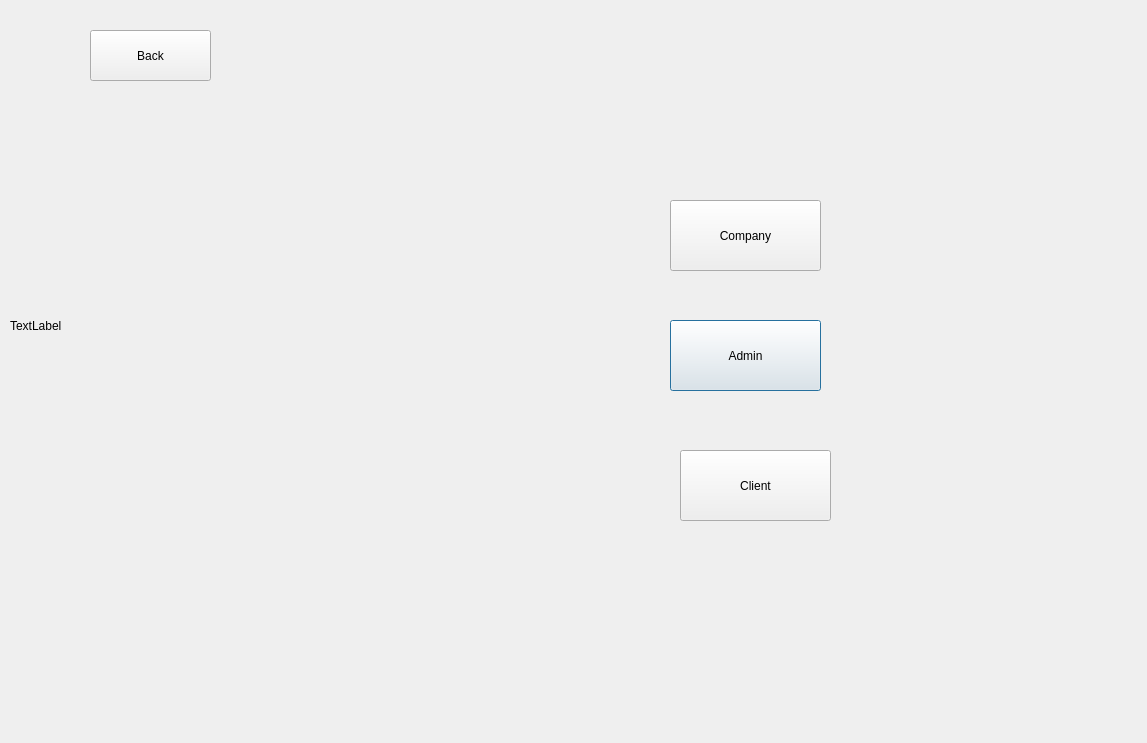
<?xml version="1.0" encoding="UTF-8"?>
<ui version="4.0">
 <class>SignInWindow</class>
 <widget class="QDialog" name="SignInWindow">
  <property name="geometry">
   <rect>
    <x>0</x>
    <y>0</y>
    <width>1147</width>
    <height>743</height>
   </rect>
  </property>
  <property name="windowTitle">
   <string>Dialog</string>
  </property>
  <widget class="QPushButton" name="AdminButton">
   <property name="geometry">
    <rect>
     <x>670</x>
     <y>320</y>
     <width>151</width>
     <height>71</height>
    </rect>
   </property>
   <property name="text">
    <string>Admin</string>
   </property>
  </widget>
  <widget class="QPushButton" name="CompanyButton">
   <property name="geometry">
    <rect>
     <x>670</x>
     <y>200</y>
     <width>151</width>
     <height>71</height>
    </rect>
   </property>
   <property name="text">
    <string>Company</string>
   </property>
  </widget>
  <widget class="QPushButton" name="ClientButton">
   <property name="geometry">
    <rect>
     <x>680</x>
     <y>450</y>
     <width>151</width>
     <height>71</height>
    </rect>
   </property>
   <property name="text">
    <string>Client</string>
   </property>
  </widget>
  <widget class="QLabel" name="label_circle">
   <property name="geometry">
    <rect>
     <x>10</x>
     <y>150</y>
     <width>371</width>
     <height>351</height>
    </rect>
   </property>
   <property name="text">
    <string>TextLabel</string>
   </property>
  </widget>
  <widget class="QPushButton" name="backButton">
   <property name="geometry">
    <rect>
     <x>90</x>
     <y>30</y>
     <width>121</width>
     <height>51</height>
    </rect>
   </property>
   <property name="text">
    <string>Back</string>
   </property>
  </widget>
 </widget>
 <resources/>
 <connections/>
</ui>
